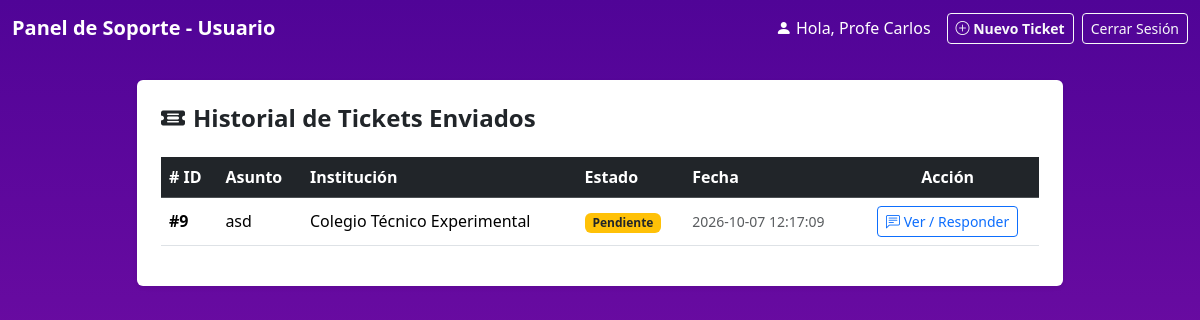
/mis_tickets.php (signed in), run on the app's committed database.
### tables this page shows
CREATE TABLE `tickets` (
  `ticket_id` int(11) NOT NULL,
  `colegio_id` int(11) NOT NULL,
  `usuario_id` int(11) NOT NULL,
  `asignado_a` int(11) DEFAULT NULL,
  `categoria` varchar(50) NOT NULL,
  `prioridad` enum('Baja','Media','Alta','Urgente') DEFAULT 'Media',
  `estado` enum('Pendiente','En Proceso','Resuelto','Cerrado') DEFAULT 'Pendiente',
  `asunto` varchar(150) NOT NULL,
  `descripcion` text NOT NULL,
  `archivo_adjunto` varchar(255) DEFAULT NULL,
  `fecha_creacion` datetime DEFAULT current_timestamp()
);

CREATE TABLE `colegios` (
  `colegio_id` int(11) NOT NULL,
  `nombre` varchar(100) NOT NULL,
  `codigo_institucion` varchar(50) NOT NULL,
  `correo_contacto` varchar(100) DEFAULT NULL
);

### mis_tickets.php (the view, shortened to what this page needs)
<?php
include 'conexion.php';
$usuario_id = $_SESSION['usuario_id'];
$sql = "SELECT t.*, c.nombre AS nombre_colegio
        FROM tickets t
        INNER JOIN colegios c ON t.colegio_id = c.colegio_id
        WHERE t.usuario_id = ?
        ORDER BY t.fecha_creacion DESC";
$stmt = mysqli_prepare($conexion, $sql);
mysqli_stmt_bind_param($stmt, "i", $usuario_id);
mysqli_stmt_execute($stmt);
$resultado = mysqli_stmt_get_result($stmt);
?>
<!DOCTYPE html>
<html lang="es">
<head>
    <link href="https://cdn.jsdelivr.net/npm/bootstrap@5.3.3/dist/css/bootstrap.min.css" rel="stylesheet">
    <link rel="stylesheet" href="https://cdn.jsdelivr.net/npm/bootstrap-icons@1.11.3/font/bootstrap-icons.min.css">
</head>
<body class="bg-light">
    <nav class="navbar navbar-expand-lg navbar-dark mb-4">
        <div class="container-fluid">
            <a class="navbar-brand fw-bold" href="#">Panel de Soporte - Usuario</a>
            <div class="d-flex align-items-center text-white">
                <span class="me-3"><i class="bi bi-person-fill"></i> Hola, <?php echo htmlspecialchars($_SESSION['nombre']); ?></span>
                <a href="nuevo_ticket.php" class="btn btn-outline-light btn-sm fw-bold me-2"><i class="bi bi-plus-circle"></i> Nuevo Ticket</a>
                <a href="logout.php" class="btn btn-outline-light btn-sm">Cerrar Sesión</a>
            </div>
        </div>
    </nav>
    <div class="container mb-5">
        <div class="row justify-content-center">
            <div class="col-md-10">
                <div class="card shadow-sm border-0">
                    <div class="card-body p-4">
                        <h4 class="fw-bold mb-4"><i class="bi bi-ticket-detailed-fill me-2"></i>Historial de Tickets Enviados</h4>
                        <div class="table-responsive">
                            <table class="table table-hover align-middle">
                                <thead class="table-dark">
                                    <tr>
                                        <th># ID</th>
                                        <th>Asunto</th>
                                        <th>Institución</th>
                                        <th>Estado</th>
                                        <th>Fecha</th>
                                        <th class="text-center">Acción</th>
                                    </tr>
                                </thead>
                                <tbody>
                                    <?php
                                    if (mysqli_num_rows($resultado) > 0) {
                                        while ($t = mysqli_fetch_assoc($resultado)) {
                                            $badgeBg = 'bg-secondary';
                                            if ($t['estado'] == 'Pendiente') $badgeBg = 'bg-warning text-dark';
                                            echo "<tr>
                                                <td><strong>#{$t['ticket_id']}</strong></td>
                                                <td>" . htmlspecialchars($t['asunto']) . "</td>
                                                <td>" . htmlspecialchars($t['nombre_colegio']) . "</td>
                                                <td><span class='badge {$badgeBg}'>{$t['estado']}</span></td>
                                                <td><small class='text-muted'>{$t['fecha_creacion']}</small></td>
                                                <td class='text-center'>
                                                    <a href='ver_ticket_usuario.php?id={$t['ticket_id']}' class='btn btn-sm btn-outline-primary'>
                                                        <i class='bi bi-chat-left-text'></i> Ver / Responder
                                                    </a>
                                                </td>
                                            </tr>";
                                        }
                                    } else {
                                        echo "<tr><td colspan='6' class='text-center text-muted py-4'>Aún no ha enviado ningún ticket de soporte.</td></tr>";
                                    }
                                    ?>
                                </tbody>
                            </table>
                        </div>
                    </div>
                </div>
            </div>
        </div>
    </div>
</body>
</html>

### mis_tickets.php (style rules this page uses)
html, body { min-height: 100vh; margin: 0; background-image: linear-gradient(to bottom, rgb(80, 4, 151), rgb(139, 20, 175)) !important; background-attachment: fixed; }

### data on the page
tickets: ticket_id "9", asunto "asd", colegio.nombre "Colegio Técnico Experimental", estado "Pendiente", fecha_creacion "2026-10-07 12:17:09"

### other printed values
$_SESSION['nombre'] "Profe Carlos"
